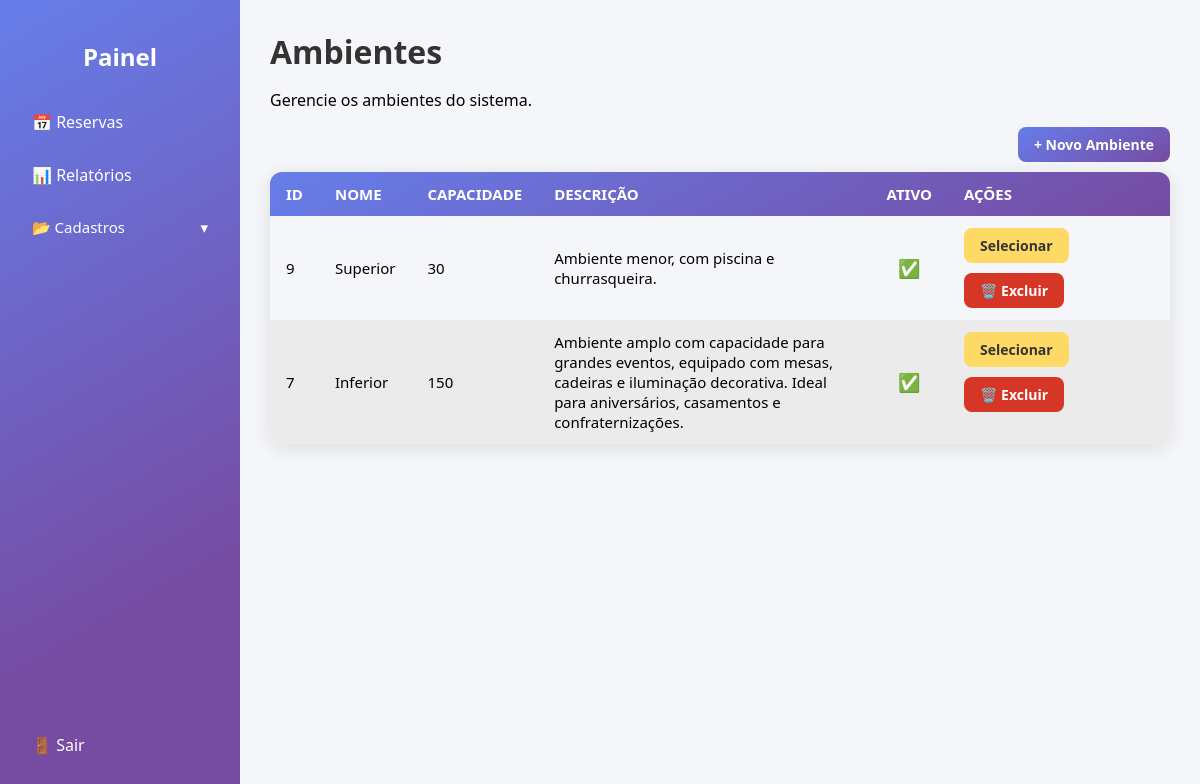
Screenshot of /ambientes/index.php (signed in) with the database file from the repository.
### tables this page shows
CREATE TABLE `ambientes` (
  `id_ambiente` int(11) NOT NULL,
  `nome_ambiente` varchar(100) NOT NULL,
  `capacidade` int(11) DEFAULT NULL,
  `descricao` text DEFAULT NULL,
  `observacoes` text DEFAULT NULL,
  `ativo` tinyint(1) DEFAULT 1
);

### ambientes/index.php (the view, shortened to what this page needs)
<?php
include '../includes/db.php';
$css_pagina = ["../assets/css/painel.css", "../assets/css/crud.css"];
include '../includes/header.php';
?>
<div class="painel-container">
    <?php include '../includes/sidebar.php'; ?>
    <main class="conteudo">
        <header class="painel-header">
            <h1>Ambientes</h1>
            <p>Gerencie os ambientes do sistema.</p>
        </header>
        <div class="area-crud">
            <a href="./create.php" class="btn btn-novo">+ Novo Ambiente</a>
            <?php
                $query = "SELECT * FROM ambientes ORDER BY id_ambiente DESC";
                $result = $conn->query($query);
            ?>
            <div class="tabela-wrapper">
                <table class="tabela-crud">
                    <thead>
                        <tr>
                            <th>ID</th>
                            <th>Nome</th>
                            <th>Capacidade</th>
                            <th>Descrição</th>
                            <th>Ativo</th>
                            <th>Ações</th>
                        </tr>
                    </thead>
                    <tbody>
                        <?php while ($row = $result->fetch_assoc()): ?>
                            <tr>
                                <td data-label="ID"><?= $row['id_ambiente'] ?></td>
                                <td data-label="Nome"><?= htmlspecialchars($row['nome_ambiente']) ?></td>
                                <td data-label="Capacidade"><?= htmlspecialchars($row['capacidade']) ?></td>
                                <td data-label="Descrição"><?= $row['descricao'] ?></td>
                                <td data-label="Ativo"><?= $row['ativo'] ? '✅' : '❌' ?></td>
                                <td data-label="Ações">
                                    <a href="./edit.php?id=<?= $row['id_ambiente'] ?>" class="btn-editar">Selecionar</a>
                                    <a href="#" class="btn-excluir btnpopup" data-id="<?= $row['id_ambiente'] ?>">🗑️ Excluir</a>
                                </td>
                            </tr>
                        <?php endwhile; ?>
                    </tbody>
                </table>
            </div>
        </div>
    </main>
</div>
<?php
include '../includes/footer.php';
?>

### includes/header.php (shortened to what this page needs)
<!DOCTYPE html>
<html lang="pt-br">
<head>
    <?php
    if (!empty($css_pagina)) {
        if (is_array($css_pagina)) {
            foreach ($css_pagina as $css) {
                echo '<link rel="stylesheet" href="' . $css . '">';
            }
        } else {
            echo '<link rel="stylesheet" href="' . $css_pagina . '">';
        }
    }
    ?>
</head>
<body>

### includes/sidebar.php (shortened to what this page needs)
<aside class="sidebar">
    <div class="menu-topo">
        <h2>Painel</h2>
        <ul>
            <li><a href="../reservas/index.php">📅 Reservas</a></li>
            <?php if ($_SESSION['usuario_tipo'] === 'admin'): ?>
                <li><a href="../relatorios/index.php">📊 Relatórios</a></li>
                <li class="submenu">
                    <button class="submenu-toggle">📂 Cadastros <span class="seta">▾</span></button>
                </li>
            <?php endif; ?>
        </ul>
    </div>
    <div class="menu-bottom">
        <ul>
            <li><a href="#" id="btnLogout">🚪 Sair</a></li>
        </ul>
    </div>
</aside>

### includes/footer.php (shortened to what this page needs)
</body>
</html>

### assets/css/painel.css (style rules this page uses)
body { font-family: "Segoe UI", Tahoma, Geneva, Verdana, sans-serif; background-color: #f4f6fa; margin: 0; display: flex; min-height: 100vh; overflow: hidden; }
.painel-container { display: flex; width: 100%; height: 100vh; overflow: hidden; }
.sidebar { width: 240px; background: linear-gradient(150deg, #667eea 0%, #764ba2 75%); color: #fff; padding: 20px; display: flex; flex-direction: column; justify-content: space-between; height: 100vh; box-sizing: border-box; transition: transform 0.3s ease; z-index: 1000; }
.sidebar h2 { margin-bottom: 30px; text-align: center; }
.sidebar ul { list-style: none; padding: 0; }
.sidebar li { margin-bottom: 15px; }
.sidebar a { color: #fff; text-decoration: none; font-weight: 500; display: block; padding: 8px 12px; border-radius: 6px; transition: background 0.2s; }
.submenu { margin-bottom: 15px; }
.submenu .submenu-toggle { background: none; border: none; color: #fff; font-weight: 500; font-size: 15px; text-align: left; cursor: pointer; width: 100%; padding: 8px 12px; border-radius: 6px; transition: background 0.2s; }
.submenu .submenu-toggle .seta { float: right; transition: transform 0.3s ease; }
.conteudo { flex: 1; overflow-y: auto; height: 100vh; padding: 30px; box-sizing: border-box; }
.painel-header { display: block; align-items: center; justify-content: space-between; gap: 10px; }
.painel-header h1 { margin: 0; color: #333; }
a, button { font-family: "Segoe UI", Tahoma, Geneva, Verdana, sans-serif; }

### assets/css/crud.css (style rules this page uses)
.tabela-crud { width: 100%; border-collapse: collapse; margin-top: 20px; background: #f4f6fa; border-radius: 12px; overflow: hidden; box-shadow: 0 4px 20px rgba(0, 0, 0, 0.1); }
.tabela-crud thead { background: linear-gradient(150deg, #667eea 0%, #764ba2 100%); color: white; }
.tabela-crud th, .tabela-crud td { text-align: left; padding: 12px 16px; font-size: 15px; }
.tabela-crud th { font-weight: 600; text-transform: uppercase; }
.tabela-crud tbody tr:nth-child(even) { background: #ebebeb; }
.tabela-crud td { vertical-align: middle; }
.tabela-crud td:nth-child(2), .tabela-crud td:nth-child(3) { max-width: 200px; overflow: hidden; text-overflow: ellipsis; }
.tabela-crud td:nth-child(4) { max-width: 350px; }
.tabela-crud td:nth-child(5) { text-align: center; font-size: 18px; }
.tabela-crud td:nth-child(6) { display: flex; flex-wrap: wrap; gap: 10px; }
.btn-editar, .btn-excluir, .btn-novo { display: inline-block; padding: 8px 16px; border-radius: 8px; font-size: 14px; font-weight: 600; text-decoration: none; transition: all 0.2s ease; cursor: pointer; }
.btn-editar { background: #ffd966; color: #333; }
.btn-excluir { background: #d53625; color: white; }
.btn-novo { background: linear-gradient(150deg, #667eea 0%, #764ba2 100%); color: white; margin-bottom: 10px; float: right; }

### rows the page displays
ambientes: id_ambiente "9", nome_ambiente "Superior", capacidade "30", descricao "Ambiente menor, com piscina e churrasqueira."
ambientes: id_ambiente "7", nome_ambiente "Inferior", capacidade "150", descricao "Ambiente amplo com capacidade para grandes eventos, equipado com mesas, cadeiras e iluminação decorativa. Ideal para aniversários, casamentos e confraternizações."
